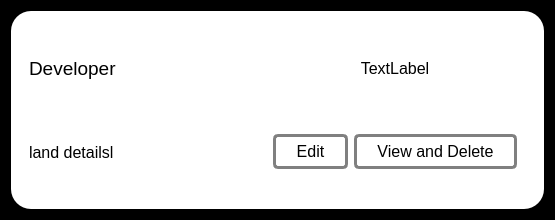
<?xml version="1.0" encoding="UTF-8"?>
<ui version="4.0">
 <class>Form</class>
 <widget class="QWidget" name="Form">
  <property name="geometry">
   <rect>
    <x>0</x>
    <y>0</y>
    <width>555</width>
    <height>220</height>
   </rect>
  </property>
  <property name="windowTitle">
   <string>Form</string>
  </property>
  <property name="styleSheet">
   <string notr="true">QWidget#Form{
		padding:20px;
		background:#000000;
		borde-bottomr:2px solid #cccccc;
}

QPushButton{
		padding:5px;
		border:1px solid #grey;
		border-radius:15px;
}
QWidget#widget_7:hover{
	border:7px solid yellow;
}</string>
  </property>
  <layout class="QHBoxLayout" name="horizontalLayout_4">
   <item>
    <widget class="QWidget" name="widget_7" native="true">
     <property name="styleSheet">
      <string notr="true">QWidget{
		border-radius:20px;
		background:#ffffff;
}

</string>
     </property>
     <layout class="QHBoxLayout" name="horizontalLayout_5">
      <item>
       <widget class="QWidget" name="widget_3" native="true">
        <layout class="QVBoxLayout" name="verticalLayout_4">
         <item>
          <widget class="QLabel" name="developer">
           <property name="font">
            <font>
             <pointsize>14</pointsize>
            </font>
           </property>
           <property name="text">
            <string>Developer</string>
           </property>
          </widget>
         </item>
         <item>
          <widget class="QLabel" name="landdetails">
           <property name="font">
            <font>
             <pointsize>12</pointsize>
            </font>
           </property>
           <property name="text">
            <string>land detailsl</string>
           </property>
          </widget>
         </item>
        </layout>
       </widget>
      </item>
      <item>
       <widget class="QWidget" name="widget_4" native="true">
        <layout class="QVBoxLayout" name="verticalLayout_2">
         <item>
          <widget class="QLabel" name="date_offered">
           <property name="font">
            <font>
             <pointsize>12</pointsize>
            </font>
           </property>
           <property name="text">
            <string>TextLabel</string>
           </property>
           <property name="alignment">
            <set>Qt::AlignCenter</set>
           </property>
          </widget>
         </item>
         <item>
          <widget class="QWidget" name="widget_6" native="true">
           <layout class="QHBoxLayout" name="horizontalLayout_3">
            <item>
             <widget class="QPushButton" name="edit_list_btn">
              <property name="font">
               <font>
                <pointsize>12</pointsize>
               </font>
              </property>
              <property name="styleSheet">
               <string notr="true">margin: 0px;
border: 3px solid grey;
padding-right:20px;
padding-left:20px;
border-radius:5px;</string>
              </property>
              <property name="text">
               <string>Edit</string>
              </property>
             </widget>
            </item>
            <item>
             <widget class="QPushButton" name="viewDelete">
              <property name="font">
               <font>
                <pointsize>12</pointsize>
               </font>
              </property>
              <property name="styleSheet">
               <string notr="true">margin: 0px;
border: 3px solid grey;
padding-right:20px;
padding-left:20px;
border-radius:5px;</string>
              </property>
              <property name="text">
               <string>View and Delete</string>
              </property>
             </widget>
            </item>
           </layout>
          </widget>
         </item>
        </layout>
       </widget>
      </item>
     </layout>
    </widget>
   </item>
  </layout>
 </widget>
 <resources/>
 <connections/>
</ui>
